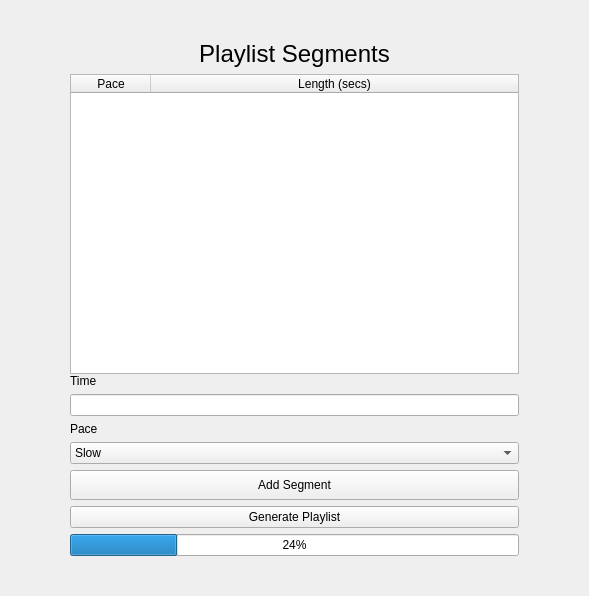
<?xml version="1.0" encoding="UTF-8"?>
<ui version="4.0">
 <class>MainWindow</class>
 <widget class="QMainWindow" name="MainWindow">
  <property name="geometry">
   <rect>
    <x>0</x>
    <y>0</y>
    <width>589</width>
    <height>508</height>
   </rect>
  </property>
  <property name="windowTitle">
   <string>PaceTheMusic</string>
  </property>
  <property name="windowOpacity">
   <double>1.000000000000000</double>
  </property>
  <property name="styleSheet">
   <string notr="true"/>
  </property>
  <property name="tabShape">
   <enum>QTabWidget::Rounded</enum>
  </property>
  <widget class="QWidget" name="centralWidget">
   <property name="enabled">
    <bool>true</bool>
   </property>
   <property name="minimumSize">
    <size>
     <width>485</width>
     <height>0</height>
    </size>
   </property>
   <property name="autoFillBackground">
    <bool>false</bool>
   </property>
   <property name="styleSheet">
    <string notr="true"/>
   </property>
   <layout class="QFormLayout" name="formLayout">
    <property name="horizontalSpacing">
     <number>0</number>
    </property>
    <property name="verticalSpacing">
     <number>0</number>
    </property>
    <property name="leftMargin">
     <number>70</number>
    </property>
    <property name="topMargin">
     <number>40</number>
    </property>
    <property name="rightMargin">
     <number>70</number>
    </property>
    <property name="bottomMargin">
     <number>40</number>
    </property>
    <item row="0" column="1">
     <layout class="QVBoxLayout" name="tableLayout">
      <item>
       <widget class="QLabel" name="title">
        <property name="font">
         <font>
          <pointsize>18</pointsize>
         </font>
        </property>
        <property name="text">
         <string>Playlist Segments</string>
        </property>
        <property name="alignment">
         <set>Qt::AlignCenter</set>
        </property>
       </widget>
      </item>
      <item>
       <widget class="QTableWidget" name="segmentTable">
        <property name="minimumSize">
         <size>
          <width>0</width>
          <height>300</height>
         </size>
        </property>
        <attribute name="horizontalHeaderCascadingSectionResizes">
         <bool>true</bool>
        </attribute>
        <attribute name="horizontalHeaderDefaultSectionSize">
         <number>80</number>
        </attribute>
        <attribute name="horizontalHeaderShowSortIndicator" stdset="0">
         <bool>false</bool>
        </attribute>
        <attribute name="horizontalHeaderStretchLastSection">
         <bool>true</bool>
        </attribute>
        <attribute name="verticalHeaderVisible">
         <bool>true</bool>
        </attribute>
        <attribute name="verticalHeaderCascadingSectionResizes">
         <bool>false</bool>
        </attribute>
        <attribute name="verticalHeaderStretchLastSection">
         <bool>false</bool>
        </attribute>
        <column>
         <property name="text">
          <string>Pace</string>
         </property>
         <property name="textAlignment">
          <set>AlignCenter</set>
         </property>
        </column>
        <column>
         <property name="text">
          <string>Length (secs)</string>
         </property>
         <property name="textAlignment">
          <set>AlignCenter</set>
         </property>
        </column>
       </widget>
      </item>
     </layout>
    </item>
    <item row="1" column="1">
     <layout class="QGridLayout" name="inputLayout">
      <item row="5" column="1">
       <widget class="QPushButton" name="genButton">
        <property name="text">
         <string>Generate Playlist</string>
        </property>
       </widget>
      </item>
      <item row="1" column="1">
       <widget class="QLineEdit" name="timeInput"/>
      </item>
      <item row="3" column="1">
       <widget class="QComboBox" name="paceSelect">
        <item>
         <property name="text">
          <string>Slow</string>
         </property>
        </item>
        <item>
         <property name="text">
          <string>Steady</string>
         </property>
        </item>
        <item>
         <property name="text">
          <string>Fast</string>
         </property>
        </item>
        <item>
         <property name="text">
          <string>Sprint</string>
         </property>
        </item>
       </widget>
      </item>
      <item row="2" column="1">
       <widget class="QLabel" name="paceLabel">
        <property name="text">
         <string>Pace</string>
        </property>
       </widget>
      </item>
      <item row="4" column="1">
       <widget class="QPushButton" name="addButton">
        <property name="enabled">
         <bool>true</bool>
        </property>
        <property name="minimumSize">
         <size>
          <width>0</width>
          <height>30</height>
         </size>
        </property>
        <property name="maximumSize">
         <size>
          <width>16777215</width>
          <height>16777215</height>
         </size>
        </property>
        <property name="text">
         <string>Add Segment</string>
        </property>
       </widget>
      </item>
      <item row="0" column="1">
       <widget class="QLabel" name="timeLabel">
        <property name="text">
         <string>Time</string>
        </property>
       </widget>
      </item>
      <item row="6" column="1">
       <widget class="QProgressBar" name="loadBar">
        <property name="value">
         <number>24</number>
        </property>
       </widget>
      </item>
     </layout>
    </item>
   </layout>
  </widget>
  <action name="actionNew_Workout">
   <property name="text">
    <string>New Playlist</string>
   </property>
  </action>
  <action name="actionOpen_Playlist">
   <property name="text">
    <string>Open Playlist</string>
   </property>
  </action>
 </widget>
 <layoutdefault spacing="6" margin="11"/>
 <resources/>
 <connections/>
</ui>
